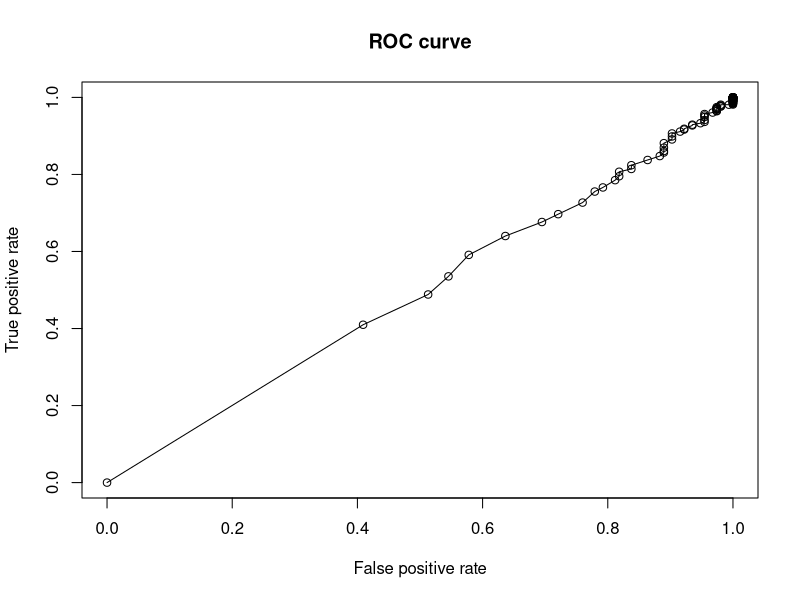

Recreate this plot in R.
## ---- chunk 1
knitr::opts_chunk$set(echo = TRUE)
## ---- chunk 2
##libraries needed
library(boot)
## ---- chunk 3
#LOAD DATA

CovidData <- read.csv("./data/CovidDataSetFinal.csv")
CovidData = na.omit(CovidData)
##Points used include MaskWearingCategory,Population, PercentUnemployed, MedianHouseholdIncome, PercentAfricanAmerican, PercentHispanic PercentNativeAmericanAndAlaskaNative, PercentNativeHawaiianAndOtherPacificIslander, StatewideMaskRequirement(yes), PercAdultsWithSomeCollegeOrAssociateDegree, PercAdultsWithBachelorDegreeOrHigher,per_dem2016,per_gop2016,per_gop2020,per_dem2020,per_dem2016,per_gop2016,per_gop2020,per_dem2020

CovidDataFiltered = CovidData[, c("MaskWearingCategory","Population","PercentUnemployed","MedianHouseholdIncome","PercentAfricanAmerican","PercentHispanic", "PercentNativeAmericanAndAlaskaNative","PercentNativeHawaiianAndOtherPacificIslander","StatewideMaskRequirement","PercAdultsWithSomeCollegeOrAssociateDegree","PercAdultsWithBachelorDegreeOrHigher","per_dem2016","per_gop2016","per_gop2020","per_dem2020")]

attach(CovidDataFiltered)

## ---- chunk 4
#CREATE TRAINING AND TESTING SET
n = nrow(CovidDataFiltered)
Z = sample(n,n/2)
covid.train = CovidDataFiltered[Z,]
covid.test = CovidDataFiltered[-Z,]
## ---- chunk 5
###Chose best threshold for logistic regression
TPR = rep(0,100)
FPR = rep(0,100)

for(k in 1:100){
  covid.train.glm = glm(MaskWearingCategory~.,data = covid.train,family = "binomial")
  covid.test.predict = predict(covid.train.glm,covid.test, type="response" )
  Yhat = (covid.test.predict > k/100 )
  TPR[k] = sum( Yhat==1 & MaskWearingCategory==1 ) / sum( MaskWearingCategory == 1 )
  FPR[k] = sum( Yhat==1 & MaskWearingCategory==0 ) / sum( MaskWearingCategory == 0 )
}
plot(FPR, TPR, xlab="False positive rate", ylab="True positive rate", main="ROC curve")

lines(FPR, TPR)

###Result: best threshold is about 0.78 from ROC curve


## ---- chunk 6
##################Predict now that best threshold is selected of 0.7

#Summary of the glm
summary(covid.train.glm)


covid.test.predict = predict( covid.train.glm, covid.test, type="response" )

CorrectPredict = 1*( covid.test.predict > 0.78 )
CategoryWearingMask = covid.test$MaskWearingCategory

#Confusion Table
table(CorrectPredict,CategoryWearingMask)


## ---- chunk 7
###Doing cross validation
covid.full.glm = glm(MaskWearingCategory~.,data = CovidDataFiltered,family = "binomial")

covid.data.cv = cv.glm(CovidDataFiltered,covid.full.glm)
print(covid.data.cv)$delta[1]

